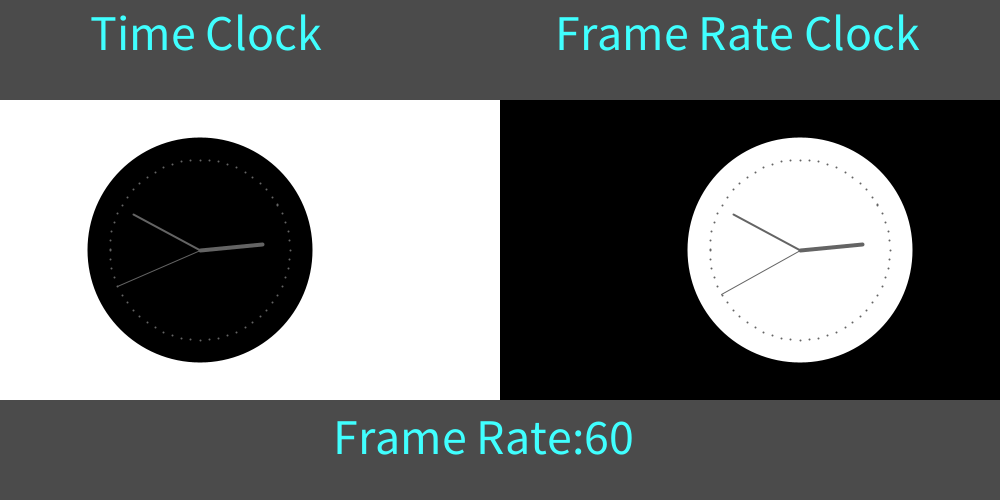
Frame 1 (no input)
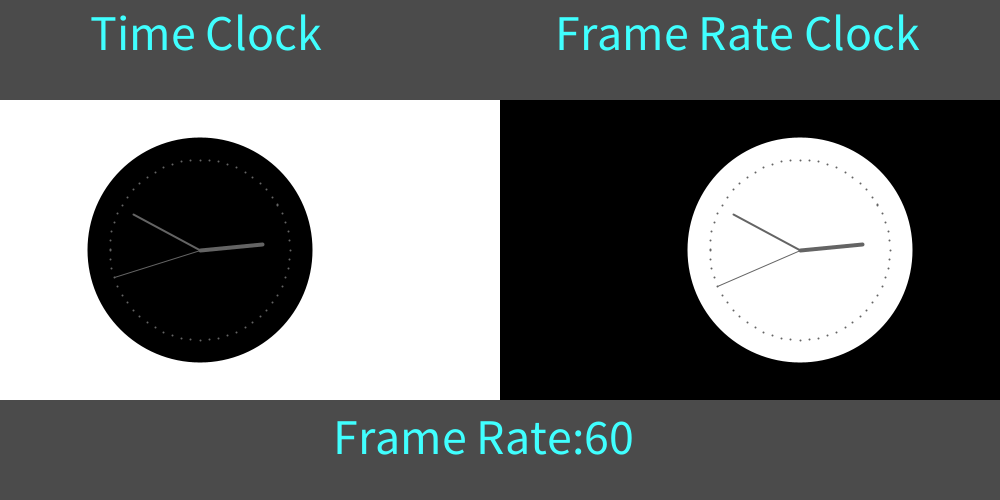
Frame 60 (the mouse pressed at the canvas centre just before this capture)
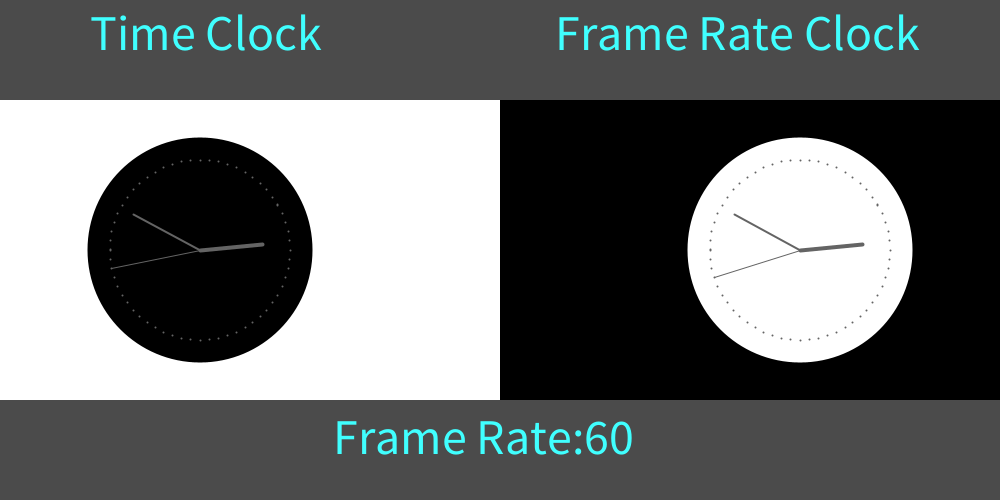
Frame 120 (the mouse held since frame 60 and released just before this capture)

The Processing sketch that drew these frames (run headless with seeded random() and noise(); from frame 60 on, the mouse is pressed at the canvas centre):

// Processing sketch: processing_171468
// ── processing_171468.pde


//alter this variable to change the canvas size (does not work in JavaScript)
int sizeTimes=2;

//frameRate stuff
int num = 60;

int circX1, circX2, circY;
float secRad;
float minRad;
float hourRad;
float clockDiam;

float fr;

float sFake;
float mFake;
float hFake;

void setup() {
  size(1000, 500);
  stroke(0);

  int radius = min(width, height) / 4;
  secRad = radius * 0.72;
  minRad = radius * 0.60;
  hourRad = radius * 0.50;
  clockDiam = radius * 1.8;

  circX1 = width / 5;
  circX2 = width*4 / 5;
  circY = height / 2;

  sFake = map(second(), 0, 60, 0, TWO_PI) - HALF_PI;
  mFake = map(minute() + norm(second(), 0, 60), 0, 60, 0, TWO_PI) - HALF_PI; 
  hFake = map(hour() + norm(minute(), 0, 60), 0, 24, 0, TWO_PI * 2) - HALF_PI;
}

void draw() {
  background(255);
  //the frameRate is equal to num
  frameRate(num);
  textSize(25*sizeTimes);
  //guestimate for simulating time in processing
  if (num<75){
  fr+=.017;
  }
  if (num>=75){
    fr+=.017*sq(sq(num/75));
  }
  // Draw the clock background
  fill(0);
  noStroke();
  ellipse(circX1, circY, clockDiam, clockDiam);
  //complicated clock stuff that I semi-understand
  float s = map(second(), 0, 60, 0, TWO_PI) - HALF_PI;
  float m = map(minute() + norm(second(), 0, 60), 0, 60, 0, TWO_PI) - HALF_PI; 
  float h = map(hour() + norm(minute(), 0, 60), 0, 24, 0, TWO_PI * 2) - HALF_PI;
  //simulated frame rate clock stuff; based on frame rate
  float s2 = map(fr, 0, 60, 0, TWO_PI) +sFake;
  float m2 = map(fr/60 + norm(fr, 0, 60), 0, 60, 0, TWO_PI) + mFake; 
  float h2 = map(fr/360 + norm(fr/60, 0, 60), 0, 24, 0, TWO_PI * 2) +hFake;


  // Clock hand
  stroke(100);
  strokeWeight(1);
  line(circX1, circY, circX1 + cos(s) * secRad, circY + sin(s) * secRad);
  strokeWeight(2);
  line(circX1, circY, circX1 + cos(m) * minRad, circY + sin(m) * minRad);
  strokeWeight(4);
  line(circX1, circY, circX1 + cos(h) * hourRad, circY + sin(h) * hourRad);

  // Minute ticks
  strokeWeight(2);
  beginShape(POINTS);
  for (int a = 0; a < 360; a+=6) {
    float angle = radians(a);
    float x = circX1 + cos(angle) * secRad;
    float y = circY + sin(angle) * secRad;
    vertex(x, y);
  }
  endShape();

  //clock2
  fill(0);
  noStroke();
  rect(width/2, 0, width, height);
  fill(255);
  ellipse(circX2, circY, clockDiam, clockDiam);

  // Clock Hand2
  stroke(100);
  strokeWeight(1);
  line(circX2, circY, circX2 + cos(s2) * secRad, circY + sin(s2) * secRad);
  strokeWeight(2);
  line(circX2, circY, circX2 + cos(m2) * minRad, circY + sin(m2) * minRad);
  strokeWeight(4);
  line(circX2, circY, circX2 + cos(h2) * hourRad, circY + sin(h2) * hourRad);

  // Minute Hand2
  strokeWeight(2);
  beginShape(POINTS);
  for (int a = 0; a < 360; a+=6) {
    float angle = radians(a);
    float x = circX2 + cos(angle) * secRad;
    float y = circY + sin(angle) * secRad;
    vertex(x, y);
  }
  endShape();

  //draw hud stuff
  fill(75);
  //textMode(CENTER);
  noStroke();
  rect(0, 0, width, height/5);
  rect(0, height*4/5, width, height);
  if (num<80) {
    fill(int(255-(num*255/80)), 255, 255);
  } 
  if (num>=80 && num<140) {
    fill(0, int(255-((num-80)*255/60)), 255);
  } 
  if (num>=140 && num<255) {
    fill(0, 0, int(255-((num-140)*255/115)));
  }
  if (num>=255) {
    fill(0, 0, 0);
  }
  text("Frame Rate:" + num, width/3, height*10/11);
  text("Time Clock", width/11, height/10);
  text("Frame Rate Clock", width*5/9, height/10);
}
void keyPressed()
{
  if (key == CODED) {
    if (keyCode == UP) {
      if (num <255) {
        num = num + 1;
      }
    }
    if (keyCode == DOWN) {
      if (num != 1) {
        num = num - 1;
      }
    }
  }
}
